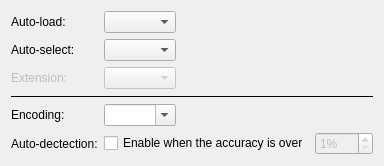
         <widget class="QWidget" name="widget_3">
          <attribute name="title">
           <string>Load</string>
          </attribute>
          <layout class="QHBoxLayout" name="horizontalLayout_5">
           <item>
            <layout class="QFormLayout" name="formLayout_2">
             <property name="fieldGrowthPolicy">
              <enum>QFormLayout::FieldsStayAtSizeHint</enum>
             </property>
             <item row="0" column="0">
              <widget class="QLabel" name="aLabel_2">
               <property name="text">
                <string>Auto-load:</string>
               </property>
              </widget>
             </item>
             <item row="0" column="1">
              <widget class="SubtitleAutoloadComboBox" name="sub_autoload">
               <property name="toolTip">
                <string>Load next subtitles when starting to play a file.</string>
               </property>
               <property name="sizeAdjustPolicy">
                <enum>QComboBox::AdjustToContents</enum>
               </property>
              </widget>
             </item>
             <item row="1" column="0">
              <widget class="QLabel" name="aLabel_3">
               <property name="text">
                <string>Auto-select:</string>
               </property>
              </widget>
             </item>
             <item row="1" column="1">
              <widget class="SubtitleAutoselectComboBox" name="sub_autoselect">
               <property name="toolTip">
                <string>Select next subtitles in automatically loaded subtitles.</string>
               </property>
               <property name="sizeAdjustPolicy">
                <enum>QComboBox::AdjustToContents</enum>
               </property>
              </widget>
             </item>
             <item row="2" column="0">
              <widget class="QLabel" name="sub_ext_label">
               <property name="enabled">
                <bool>false</bool>
               </property>
               <property name="text">
                <string>Extension:</string>
               </property>
              </widget>
             </item>
             <item row="2" column="1">
              <widget class="DataComboBox" name="sub_ext">
               <property name="enabled">
                <bool>false</bool>
               </property>
              </widget>
             </item>
             <item row="3" column="0" colspan="2">
              <widget class="Line" name="line_11">
               <property name="frameShadow">
                <enum>QFrame::Plain</enum>
               </property>
               <property name="orientation">
                <enum>Qt::Horizontal</enum>
               </property>
              </widget>
             </item>
             <item row="4" column="0">
              <widget class="QLabel" name="aLabel_4">
               <property name="text">
                <string>Encoding:</string>
               </property>
              </widget>
             </item>
             <item row="4" column="1">
              <widget class="EncodingComboBox" name="sub_enc">
               <property name="toolTip">
                <string>Open subtitle file with selected encoding.</string>
               </property>
               <property name="editable">
                <bool>true</bool>
               </property>
               <property name="sizeAdjustPolicy">
                <enum>QComboBox::AdjustToContentsOnFirstShow</enum>
               </property>
              </widget>
             </item>
             <item row="5" column="0">
              <widget class="QLabel" name="label_4">
               <property name="text">
                <string>Auto-dectection:</string>
               </property>
              </widget>
             </item>
             <item row="5" column="1">
              <layout class="QHBoxLayout" name="horizontalLayout_8">
               <item>
                <widget class="QCheckBox" name="sub_enc_autodetection">
                 <property name="text">
                  <string>Enable when the accuracy is over</string>
                 </property>
                </widget>
               </item>
               <item>
                <widget class="QSpinBox" name="sub_enc_accuracy">
                 <property name="enabled">
                  <bool>false</bool>
                 </property>
                 <property name="accelerated">
                  <bool>true</bool>
                 </property>
                 <property name="suffix">
                  <string notr="true">%</string>
                 </property>
                 <property name="minimum">
                  <number>1</number>
                 </property>
                 <property name="maximum">
                  <number>100</number>
                 </property>
                </widget>
               </item>
               <item>
                <spacer name="horizontalSpacer_11">
                 <property name="orientation">
                  <enum>Qt::Horizontal</enum>
                 </property>
                 <property name="sizeHint" stdset="0">
                  <size>
                   <width>0</width>
                   <height>0</height>
                  </size>
                 </property>
                </spacer>
               </item>
              </layout>
             </item>
            </layout>
           </item>
          </layout>
         </widget>
